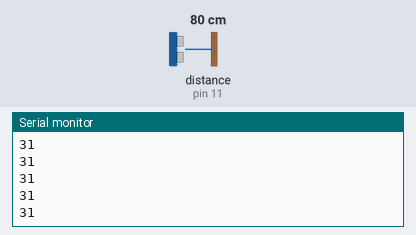
Bench run of a sketch on a simulated Arduino Uno, built with avr-gcc and run on an emulated ATmega328P. Parts: the last lines printed to the serial monitor. Wiring (inferred from the names in the program): ultrasonic range finder: trigger pin 11; echo pin 11. The test bench sets the inputs (shaded band); at power-on: distance to the obstacle (sensor on pin 11) 80 cm. The echo pulse lasts 58.3 µs per cm.

Above: at 1.2 s.
1.3 s: distance to the obstacle (sensor on pin 11) set to 2 cm
At 2.2 s:
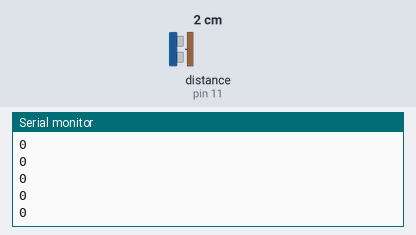
2.8 s: distance to the obstacle (sensor on pin 11) set to 4 cm
At 3.3 s:
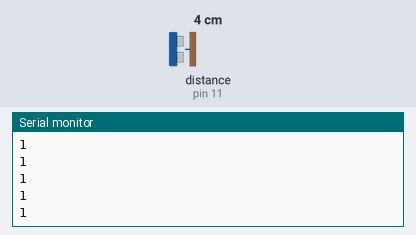
Timing chart, 0 to 5.8 s (numbered marks = the images above; inputs shaded):
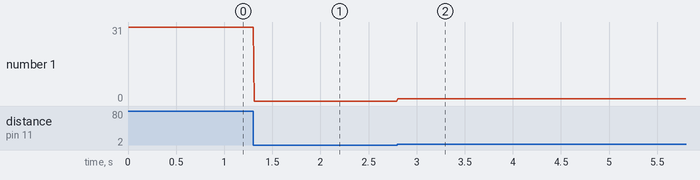

The sketch:

Ping_Arduino_10.ino
```cpp
const int pingPin = 11;
unsigned int duration, inches;

void setup() {
  Serial.begin(9600);
}

void loop() {
  pinMode(pingPin, OUTPUT);          // Set pin to OUTPUT
  digitalWrite(pingPin, LOW);        // Ensure pin is low
  delayMicroseconds(2);
  digitalWrite(pingPin, HIGH);       // Start ranging
  delayMicroseconds(5);              //   with 5 microsecond burst
  digitalWrite(pingPin, LOW);        // End ranging
  pinMode(pingPin, INPUT);           // Set pin to INPUT
  duration = pulseIn(pingPin, HIGH); // Read echo pulse
  inches = duration / 74 / 2;        // Convert to inches
  Serial.println(inches);            // Display result
  delay(10);		             // Short delay
}
```

Measured:
- after the input at 1.3 s, the serial monitor: prints a new line at once (image 1)
- after the input at 2.8 s, the serial monitor: prints a new line at once (image 2)
- plotted number 1: 31 → 0 after the input at 1.3 s, 0 → 1 after the input at 2.8 s
